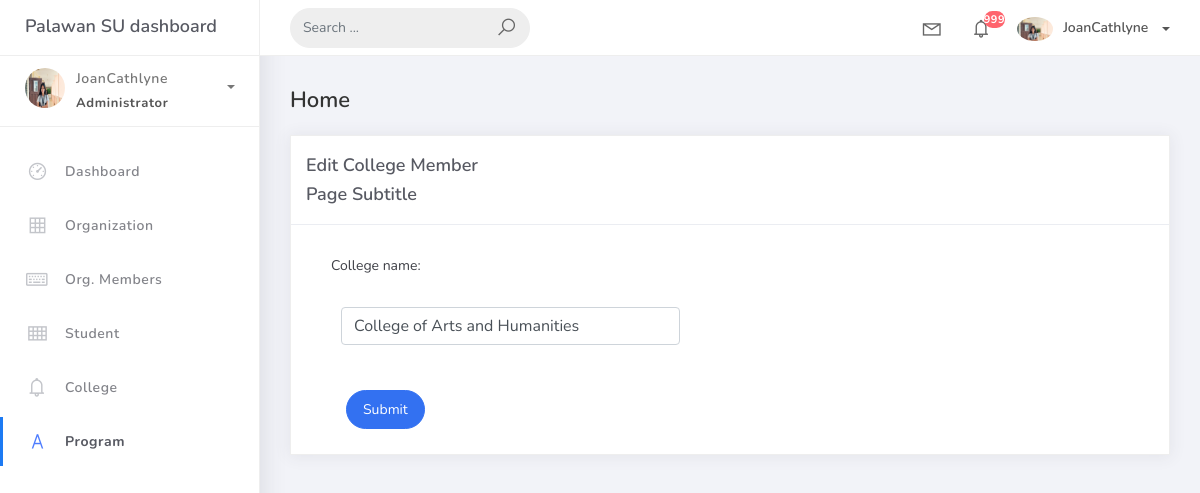
Page /college/3 on the earlier database version.
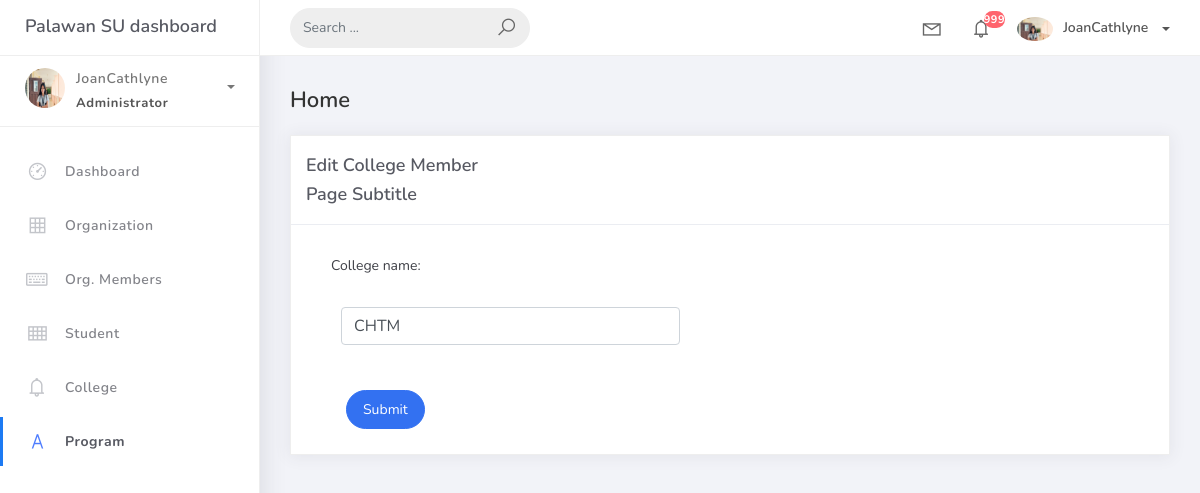
Same page on the later database version.
### studentorg/models.py (models this page shows, shortened)
class BaseModel(models.Model):
    created_at = models.DateTimeField(auto_now_add=True, db_index=True)
    updated_at = models.DateTimeField(auto_now=True)
    class Meta:
        abstract = True

class College(BaseModel):
    college_name = models.CharField(max_length=150)

### studentorg/views.py (the view)
# urls.py: path('college/<pk>', collegeEdit.as_view(), name='college-update'),
class collegeEdit(UpdateView):
    model = College
    form_class = CollegeForm
    template_name = 'college_edit.html'
    success_url = reverse_lazy('college-list')

### studentorg/forms.py
class CollegeForm(ModelForm):
    class Meta:
        model = College
        fields = "__all__"

### templates/college_edit.html
{% extends 'base.html' %} {% load static %} {% block content %}
<div class="content">
    <div class="container-fluid">
        <h4 class="page-title">Home</h4>
        <div class="row">
            <div class="col-md-12">
                <div class="card">
                    <div class="card-header">
                        <div class="card-title">Edit College Member</div>
                        <div class="card-title">Page Subtitle</div>
                    </div>
                    <div class="col-md-6">
                    <div class="card-body">
                        <form class="" action="" method="post" novalidate>
                            {% csrf_token %} {% include 'includes/form.html' %}
                            <div class="form-group">
                                <div class="col-md-12 col-sm-3">
                                    <button type="submit" class="btn btn-primary btn-rounded">Submit</button>
                                </div>
                            </div>
                        </form>
                    </div>
                    </div>
                </div>
            </div>
        </div>
    </div>
</div>
{% endblock %}

### templates/includes/form.html (shortened to what this page needs)
{% load widget_tweaks %}
{% for field in form %}
<div class="field item form-group">
    <label>{{ field.label_tag }}</label>
    <div class="form-group">
      {% render_field field class="form-control" %}
    </div>
</div>
{% endfor %}

Differences in the rows shown:
changed College: college_name "College of Arts and Humanities" → "CHTM"
